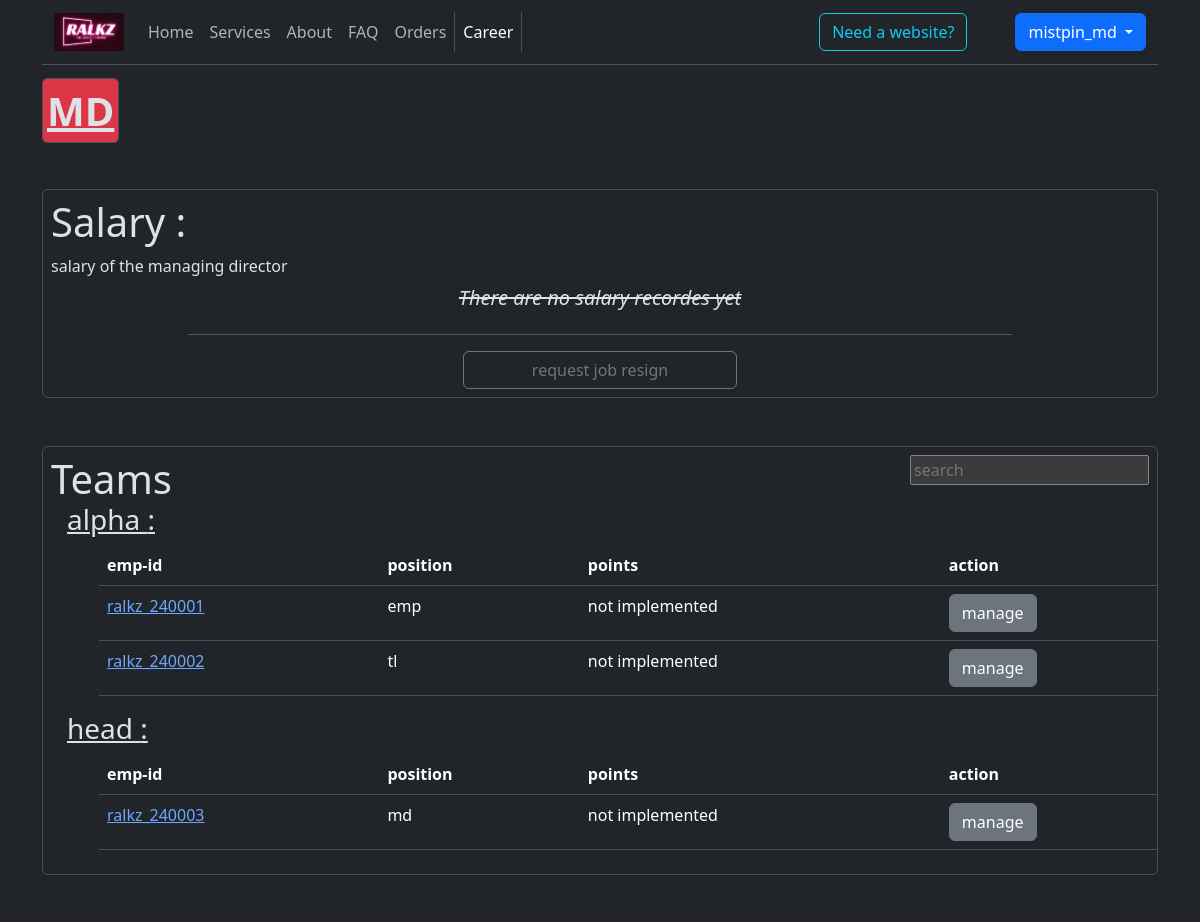
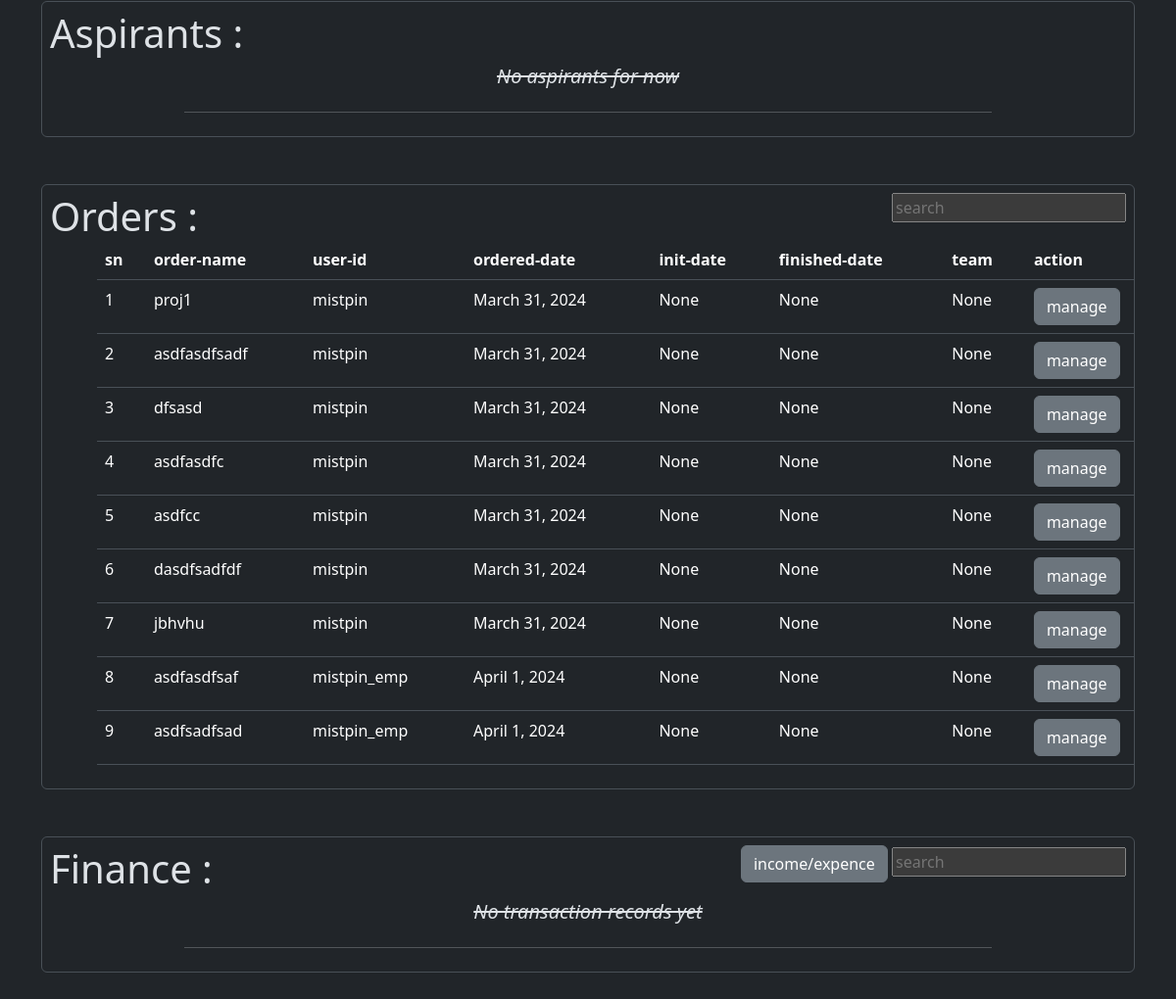
Before: /emp/md/ (signed in) with the older database file (2 pictures, top to bottom).
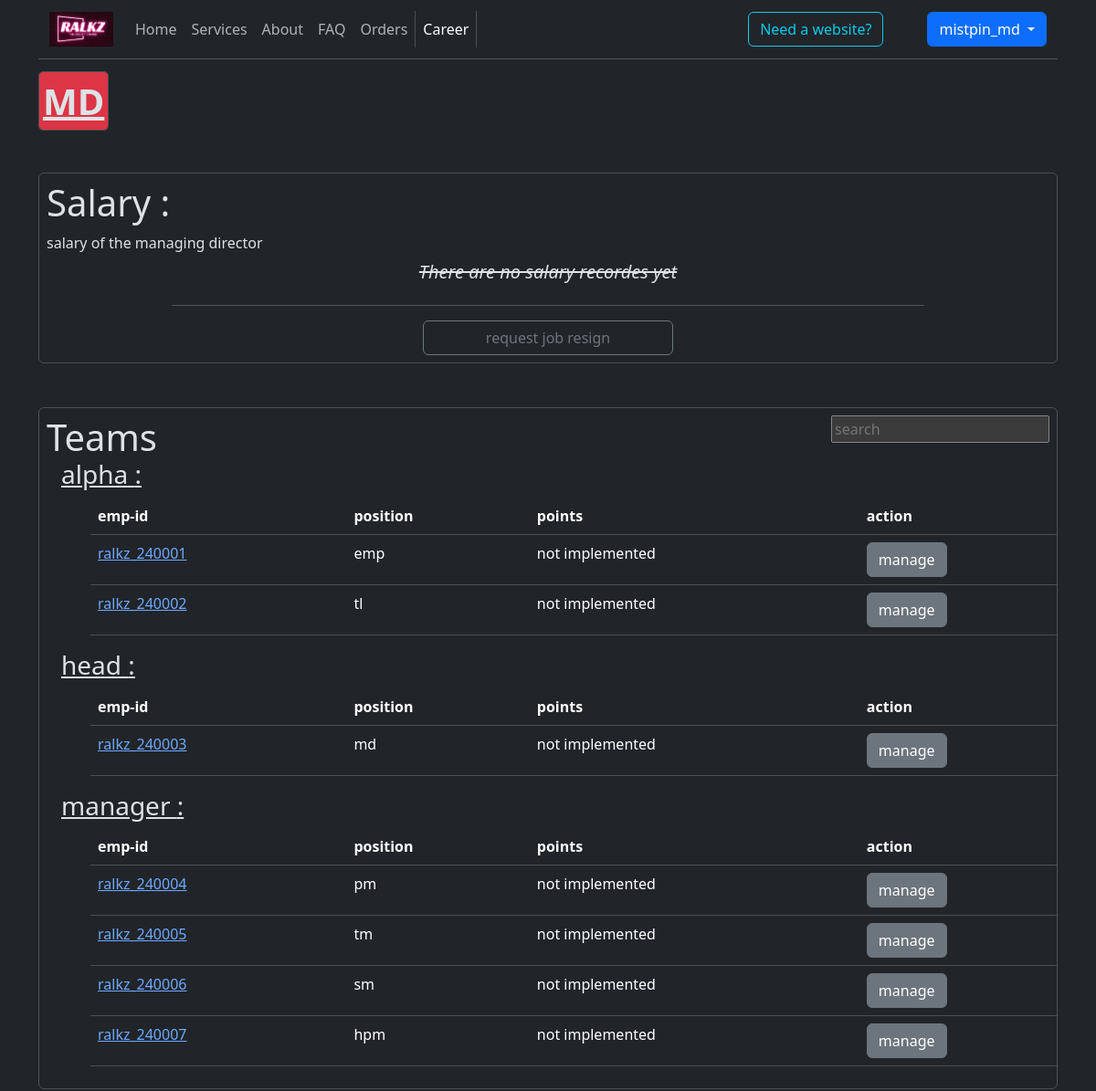
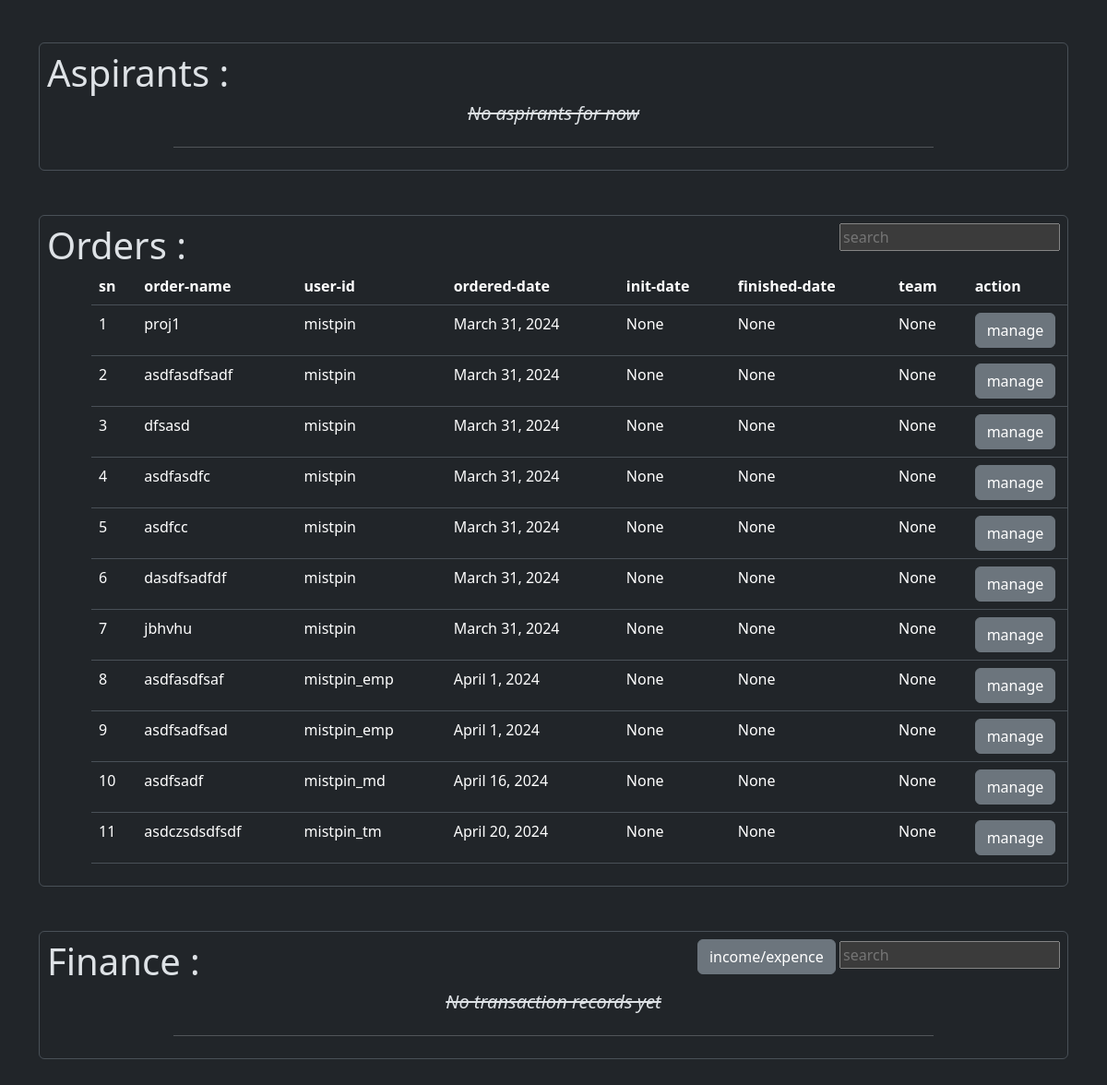
After: the same page with the newer database file (2 pictures, top to bottom).
### Auth/models.py (models this page shows)
class RalkzUser(AbstractUser):
    username = models.CharField(max_length=150, unique=True, primary_key=True)
    phone = models.CharField(max_length=10)
    address = models.TextField(max_length=200)
    email = models.EmailField(max_length=30, unique=True, null=True)
    full_name = models.CharField(max_length=30, default="NULL")
    accept_privacy_policy = models.BooleanField(default=False)
    is_employee = models.BooleanField(default=False)
    is_aspirant = models.BooleanField(default=False)
    email_verified = models.BooleanField(default=False)
    phone_verified = models.BooleanField(default=False)
    pass_hist = models.TextField(max_length=10000) #password history
    REQUIRED_FIELDS = ['phone',  'full_name', 'email']
    USERNAME_FIELD = "username"

### Employee/models.py (models this page shows)
class Team(models.Model):
    id = models.SmallAutoField(primary_key=True)
    date = models.DateField(auto_now_add=True)
    employee = models.ForeignKey(Employee, on_delete=models.PROTECT)
    team_name = models.CharField(max_length=20)

class EmployeePosition(models.Model):
    id = models.SmallAutoField(primary_key=True)
    date = models.DateField(auto_now_add=True)
    position = models.CharField(max_length=20)
    employee = models.ForeignKey(Employee, on_delete=models.PROTECT)
    '''
        emp_level = {
            1 : md
            2 : manager -> Project_manager , Team_manager , Sales_manager
            3 : team_lead, employee, emp, (photographer, ui-designer+ui-developer, db+backend)
        }
    '''
    emp_level = models.IntegerField(default=3, help_text='This is used to show the employees different pages as of their positions.')

### Home/models.py (models this page shows)
class Project(models.Model):
    id = models.SmallAutoField(primary_key=True)
    owner = models.ForeignKey(RalkzUser, on_delete=models.PROTECT)
    project_name = models.CharField(max_length=20)
    status = models.CharField(max_length=20, default="order placed")
    project_description = models.TextField()
    ordered_date = models.DateField(auto_now_add=True)
    project_init_date = models.DateField(null=True, blank=True)
    project_finish_date = models.DateField(null=True, blank=True)
    user_agreement = models.FileField(null=True, blank=True)
    git_link = models.TextField(null=True, blank=True)
    project_team = models.CharField(max_length=20, null=True, blank=True)
    estimated_cost = models.IntegerField(null=True, blank=True)
    is_update = models.BooleanField(default=False)
    root_project = models.ForeignKey('self',on_delete=models.PROTECT, null=True, blank=True)  # the base project id of the update is linked here.

### Employee/views.py (the view)
# urls.py: path('md/', views.md),
@login_required
def md(request):
    user = get_user(request)
    employee = Employee.objects.get(user_name = user)
    team_data = Team.objects.all()
    teams = {}
    for team in team_data.values('team_name').distinct():
        team_emps = []
        for employee_obj in team_data.filter(team_name=team.get('team_name')):
            emp = {'employee_id': employee_obj.employee_id,
                   'employee_pos': EmployeePosition.objects.filter(employee=Employee.objects.get(employee_id = employee_obj.employee_id)).order_by('-date')[0].position,
                   }
            team_emps.append(emp)
        teams[team.get('team_name')] = team_emps
    data = {
        'salary':  Salary.objects.filter(employee = employee),
        'teams' : teams,
        'aspirants': Aspirants.objects.all().filter(user__is_employee = False),
        'orders':Project.objects.all().order_by('ordered_date'),
        'finance': Income.objects.all().order_by('time'),
    }
    return render(request, 'employee_md.html', {'data':data})

### Templates/employee_md.html (shortened to what this page needs)
{% extends "outline.html" %}
{% load static %}
{% block body %}
<section class="">
    <span class=" border text-decoration-underline p-1 rounded fs-1 fw-bold bg-danger">MD</span>
    <div class="border rounded p-2 my-5 d-flex flex-column">
        <span class="h1 d-block">Salary :</span>
        <span>salary of the managing director</span>
        {% if data.salary %}
        <table class='table '>
            <tr>
                <th>s.n</th>
                <th>date</th>
                <th>amount</th>
                <th>project</th>
            </tr>
            {% for sal in data.salary %}
                <tr>
                    <td>{{forloop.counter}}</td>
                    <td>{{sal.date}}</td>
                    <td>{{sal.amount}}</td>
                    <td>{{sal.project}}</td>
                </tr>
            {% endfor %}
        </table>
        {% else %}
        <i class="h5 text-center d-block m-2 text-decoration-line-through ">There are no salary recordes yet</i>
        <div class="d-flex flex-column">
            <hr class="w-75 align-self-center ">
        </div>
        {% endif %}
        <a href="" class="btn btn-outline-secondary w-25 align-self-center ">request job resign</a>
    </div>
    <div class="border rounded p-2 overflow-hidden my-5 ">
        <span class="h1">Teams</span>
        <input class=" float-end " type="text" placeholder="search">
        {% if data.teams %}
            {% for name, team in  data.teams.items%}
                <span class="h3 d-block text-decoration-underline ms-3 ">{{name}} : </span>
                <table  class="table ms-5 ">
                    <tr>
                        <th>emp-id</th>
                        <th>position</th>
                        <th>points</th>
                        <th>action</th>
                    </tr>
                    {% for employee in team %}
                        <tr>
                            <td><a href="/emp/acc/{{employee.employee_id}}">{{employee.employee_id}}</a></td>
                            <td>{{employee.employee_pos}}</td>
                            <td>not implemented</td>
                            <td><a href="" class="btn btn-secondary">manage</a></td>
                        </tr>
                    {% endfor %}
                </table>
            {% endfor %}
        {% else %}
            <i class="h5 text-center d-block m-2 text-decoration-line-through ">No teams yet.</i>
            <div class="d-flex flex-column">
                <hr class="w-75 align-self-center ">
            </div>
        {% endif %}
    </div>
    <div class="border rounded p-2 overflow-hidden my-5 ">
        <span class="h1 d-block ">Aspirants :</span>
        {% if  data.aspirants%}
            <table  class="table ms-5 ">
                <tr>
                    <th>sn</th>
                    <th>user-id</th>
                    <th>resume</th>
                    <th>id-proof</th>
                    <th>action</th>
                </tr>
                {% for user in data.aspirants %}
                    <tr>
                        <td>{{forloop.counter}}</td>
                        <td>{{user.id}}</td>
                        <td> <a href="{{user.resume.url}}/">{{user.resume}}</a> </td>
                        <td> <a href="{{user.identity_proof.url}}/">{{user.identity_proof}}</a> </td>
                        <td><a href="" class="btn btn-secondary">manage</a></td>
                    </tr>
                {% endfor %}
            </table>
        {% else %}
        <i class="h5 text-center d-block m-2 text-decoration-line-through ">No aspirants for now</i>
        <div class="d-flex flex-column">
            <hr class="w-75 align-self-center ">
        </div>
        {% endif %}
    </div>
    <div class="border rounded p-2 overflow-hidden my-5 ">
        <span class="h1">Orders :</span>
        <input class=" float-end " type="text" placeholder="search">
        {% if data.orders %}
            <table  class="table ms-5 ">
                <tr>
                    <th>sn</th>
                    <th>order-name</th>
                    <th>user-id</th>
                    <th>ordered-date</th>
                    <th>init-date</th>
                    <th>finished-date</th>
                    <th>team</th>
                    <th>action</th>
                </tr>
                {% for order in  data.orders%}
                    <tr>
                        <td>{{forloop.counter}}</td>
                        <td>{{order.project_name}}</td>
                        <td>{{order.owner}}</td>
                        <td>{{order.ordered_date}}</td>
                        <td>{{order.project_init_date}}</td>
                        <td>{{order.project_finish_date}}</td>
                        <td>{{order.project_team}}</td>
                        <td><a href="" class="btn btn-secondary">manage</a></td>
                    </tr>
                {% endfor %}
            </table>
        {% else %}
            <i class="h5 text-center d-block m-2 text-decoration-line-through ">No orders yet</i>
            <div class="d-flex flex-column">
                <hr class="w-75 align-self-center ">
            </div>
        {% endif %}
    </div>
    <div class="border rounded p-2 overflow-hidden my-5">
        <span class="h1">Finance :</span>
        <div class="float-end">
            <button class="btn btn-secondary">income/expence</button>
            <input type="text" placeholder="search">
        </div>
        {% if data.finance %}
            <table  class="table ms-5 ">
                <tr>
                    <th>sn</th>
                    <th>date</th>
                    <th>account</th>
                    <th>income/expence</th>
                    <th>from</th>
                    <th>to</th>
                    <th>amount</th>
                </tr>
                {% comment %} <tr>
                    <td>1</td>
                    <td>12/2/2024</td>
                    <td>salary</td>
                    <td>expence</td>
                    <td>ralkz</td>
                    <td>asdf-@</td>
                    <td>1000</td>
                </tr> {% endcomment %}
            </table>
        {% else %}
            <i class="h5 text-center d-block m-2 text-decoration-line-through ">No transaction records yet</i>
            <div class="d-flex flex-column">
                <hr class="w-75 align-self-center ">
            </div>
        {% endif %}
    </div>
</section>
{% endblock body %}

### Templates/outline.html (shortened to what this page needs)
<!DOCTYPE html>
<html>
  <head>
    <link rel="stylesheet" href="https://cdn.jsdelivr.net/npm/bootstrap-icons@1.11.3/font/bootstrap-icons.min.css" />
    <link rel="stylesheet" href="https://cdn.jsdelivr.net/npm/bootstrap@5.3.2/dist/css/bootstrap.min.css" />
    {% include 'navbar.html' %}
  </head>
  <body class="container" data-bs-theme="dark">
     {% block body %}
    {% endblock %}
  </body>
</html>

### Templates/navbar.html (shortened to what this page needs)
{% load static %} {% block pre_links %}
<link rel="stylesheet" href="{% static 'css/navbar.css'%}" />
{% endblock pre_links %} {% block navabar %}
<nav class="navbar navbar-expand-lg">
  <div class="container-fluid">
    <a class="navbar-brand" href="#"
      ><img
        src= {% static 'img/ralkz_logo.png' %}
        class="m-0 p-0"
        style="width: 70px"
        alt=""
    /></a>
    <div class="collapse navbar-collapse text-center" id="navbarSupportedContent">
      <ul class="navbar-nav me-auto mb-2 mb-lg-0 page-link-list">
        <li class="nav-item">
          <a class="nav-link {% if '/' == request.path %} active rounded-3 border border-bottom-0 rounded-bottom-0 border-top-0 rounded-top-0  {% endif %}" href="/">Home</a>
        </li>
        <li class="nav-item">
          <a class="nav-link {% if 'service' in request.path %} active rounded-3 border border-bottom-0 rounded-bottom-0 border-top-0 rounded-top-0  {% endif %}" href="/service"> Services </a>
        </li>
        <li class="nav-item">
          <a class="nav-link {% if 'about' in request.path %} active rounded-3 border border-bottom-0 rounded-bottom-0 border-top-0 rounded-top-0  {% endif %}" href="/about" aria-disabled="true">About</a>
        </li>
        <li class="nav-item">
          <a class="nav-link {% if 'faq' in request.path %} active rounded-3 border border-bottom-0 rounded-bottom-0 border-top-0 rounded-top-0  {% endif %}" href="/faq" aria-disabled="true">FAQ</a>
        </li>
        <li class="nav-item">
          <a class="nav-link {% if 'orders' in request.path %} active rounded-3 border border-bottom-0 rounded-bottom-0 border-top-0 rounded-top-0  {% endif %}" href="/orders" aria-disabled="true">Orders</a>
        </li>
        <li class="nav-item">
          <a class="nav-link {% if 'career' in request.path or 'emp' in request.path %} active rounded-3 border border-bottom-0 rounded-bottom-0 border-top-0 rounded-top-0  {% endif %}" href="/career" aria-disabled="true">Career</a>
        </li>
      </ul>
      <div class="justify-content-center m-0 p-0 d-flex align-items-center gap-5" role="search">
        <a class="btn btn-outline-info d-none d-lg-flex text-decoration-none " href="/orders">Need a website?</a>
        {% if  user.is_authenticated %}
          <div class="login-signup-holder d-flex">
            <div class="dropdown">
              <a class="btn btn-primary  dropdown-toggle" href="#" role="button" data-bs-toggle="dropdown" aria-expanded="false">
                {{user.username}}
              </a>
            </div>
          </div>
        {% endif %}
      </div>
    </div>
  </div>
</nav>
<hr class="mt-0" />
{% endblock navabar %}

### Statics/css/navbar.css (style rules this page uses)
:root { --primary: #1e4f4f; --secondary: #E3651D; --light: #93B1A6; --dark: #020a0e; --shadow: #393646; }
.page-link-list li a { display: inline-block; position: relative; }
.page-link-list li a::after { content: ''; position: absolute; width: 100%; transform: scaleX(0); height: 2px; bottom: 0; left: 0; background-color: var(--light); transform-origin: bottom center; transition: transform 0.25s ease-out; }
.login-signup-holder { display: flex; }

Changed rows visible on the page:
added Team: employee_id "ralkz_240004"
added EmployeePosition: employee_pos "pm"
added Team: employee_id "ralkz_240005"
added EmployeePosition: employee_pos "tm"
added Team: employee_id "ralkz_240006"
added EmployeePosition: employee_pos "sm"
added Team: employee_id "ralkz_240007"
added EmployeePosition: employee_pos "hpm"
added Project: project_name "asdfsadf", owner "mistpin_md", ordered_date "April 16, 2024", project_init_date "None", project_finish_date "None", project_team "None"
added Project: project_name "asdczsdsdfsdf", owner "mistpin_tm", ordered_date "April 20, 2024", project_init_date "None", project_finish_date "None", project_team "None"
Other visible differences:
new list line: "manager : emp-id position points action not implemented manage not implemented manage not implemented manage not implemented manage"
